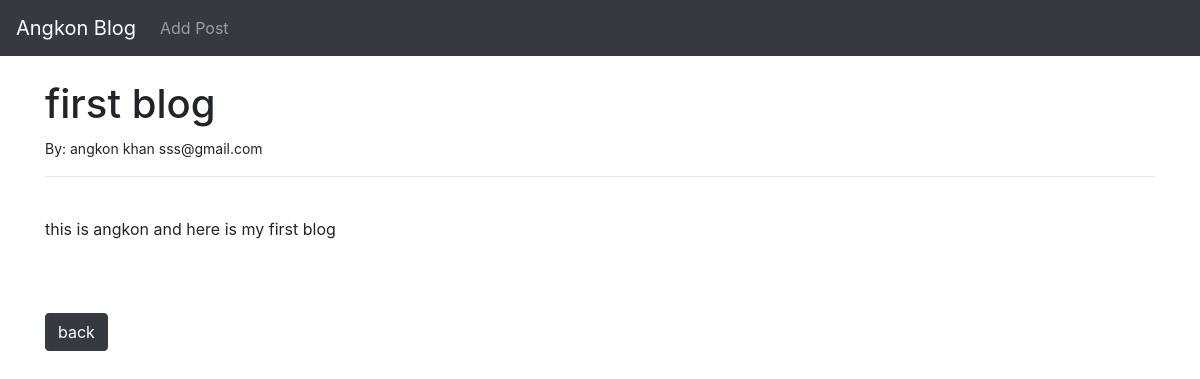
The app's page /article/1 with its own data.
### theblog/models.py (models this page shows, shortened)
class Post(models.Model):
    title = models.CharField(max_length=255)
    title_tag = models.CharField(max_length=255)
    auther = models.ForeignKey(User,on_delete=models.CASCADE)
    body = models.TextField()

### theblog/views.py (the view)
# urls.py: path('article/<int:pk>', ArticaleDetailview.as_view(), name='article-detail' ),
class ArticaleDetailview(DetailView):
    model = Post
    template_name = 'article_details.html'

### theblog/templates/article_details.html (shortened to what this page needs)
{% extends 'base.html' %}
{% block content %}
<h1>{{ post.title}}</h1>
<small>By: {{ post.auther.first_name }} {{ post.auther.last_name }} {{ post.auther.email }}</small></br>
<hr>
{{ post.body }}
<a href="{% url 'home' %}" class="btn btn-dark">back</a>
{% endblock%}

### records on screen
Post: title "first blog", auther.first_name "angkon", auther.last_name "khan", auther.email "sss@gmail.com", body "this is angkon and here is my first blog"
